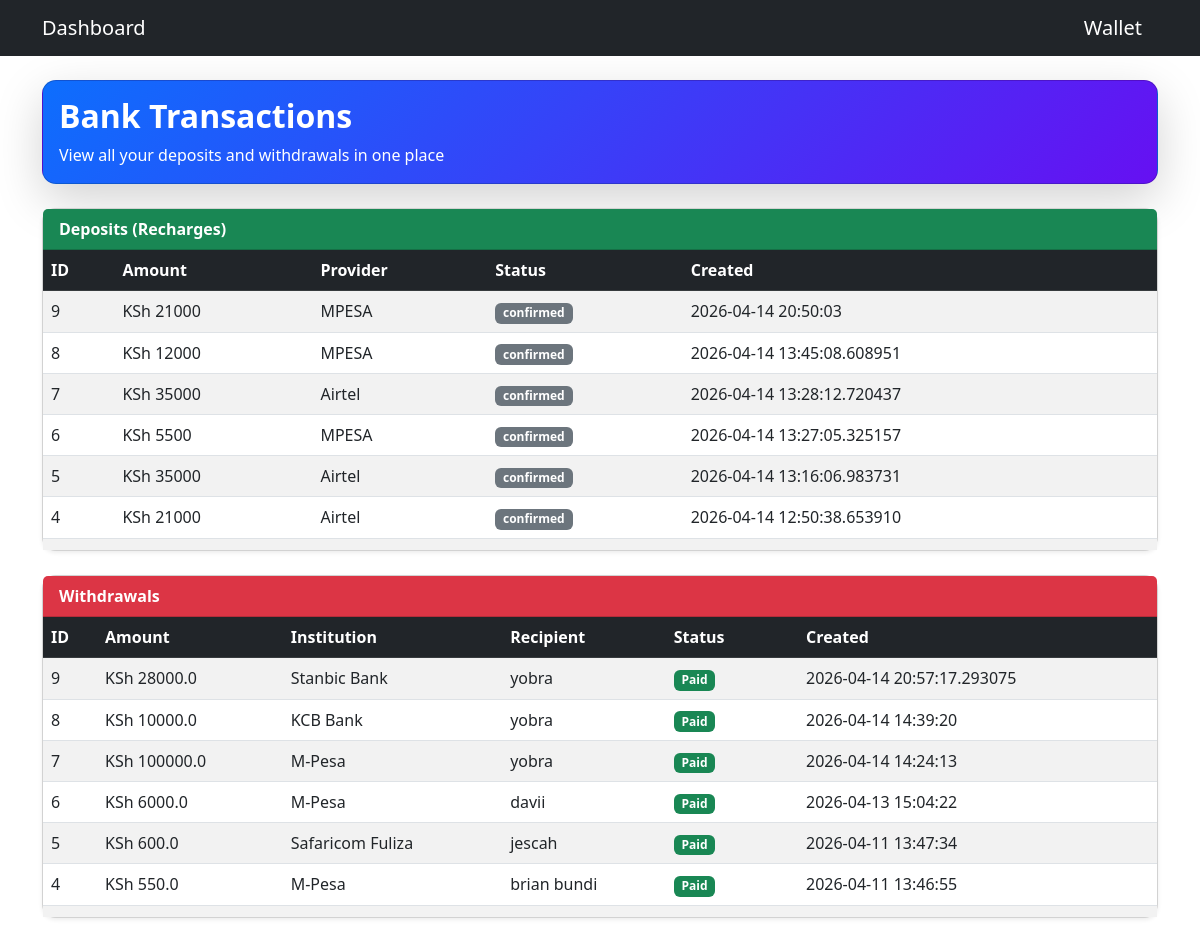
Before: /bank-history (signed in) with the older database file.
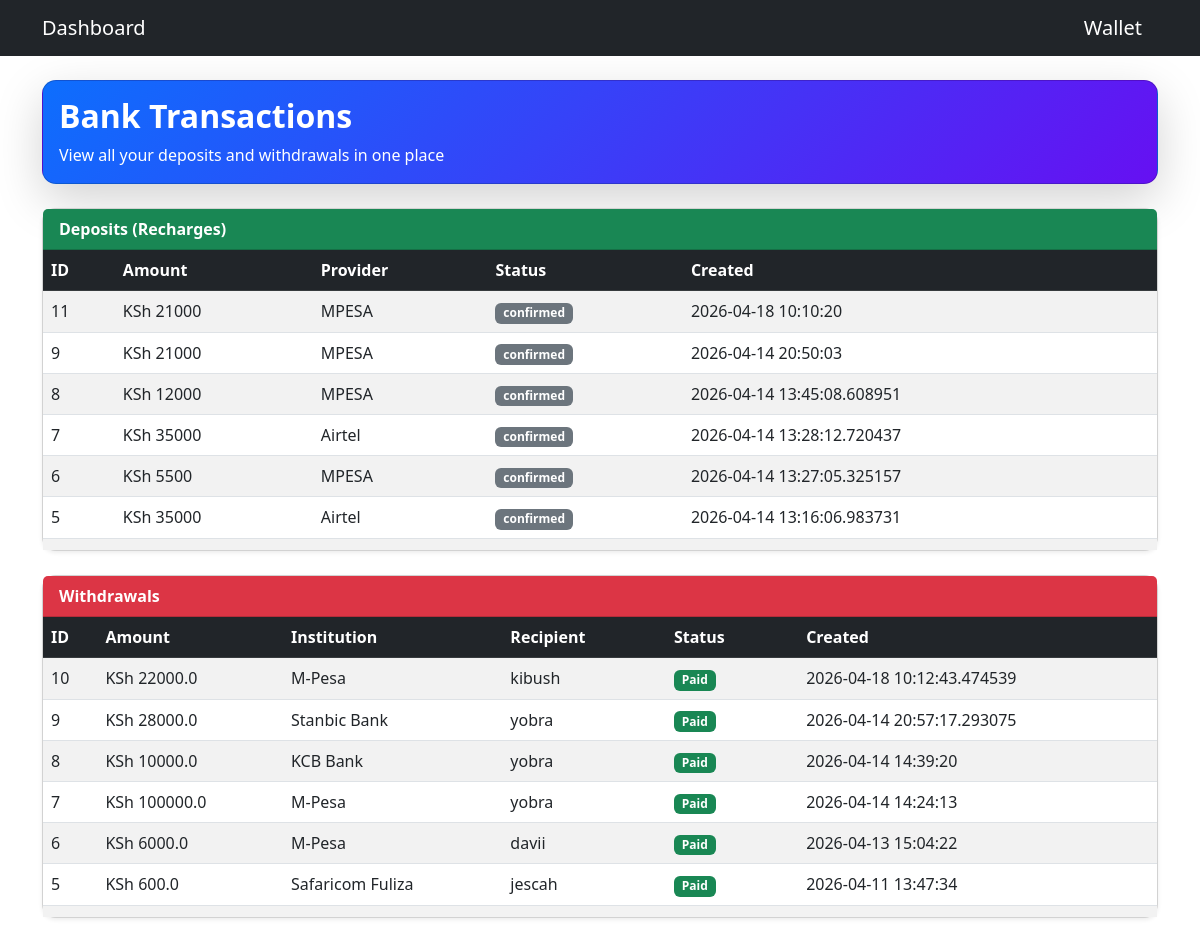
After: the same page with the newer database file.
### models.py (models this page shows)
class Recharge(db.Model):
    __tablename__ = "recharges"
    id = db.Column(db.Integer, primary_key=True, autoincrement=True)
    user_id = db.Column(db.Integer, db.ForeignKey("user.id"), nullable=False)
    amount = db.Column(db.Integer, nullable=False)
    provider = db.Column(db.String(50), nullable=False)
    transaction_id = db.Column(db.String(100), nullable=False)
    screenshot_filename = db.Column(db.String(200))
    status = db.Column(db.String(20), default="pending", nullable=False)
    created_at = db.Column(db.DateTime, default=db.func.now(), nullable=False)
    user = db.relationship("User", back_populates="recharges")

class Withdrawal(db.Model):
    __tablename__ = "withdrawals"
    id = db.Column(db.Integer, primary_key=True)
    user_id = db.Column(db.Integer, db.ForeignKey("user.id"), nullable=False)
    account_number = db.Column(db.String(100), nullable=False)
    recipient_name = db.Column(db.String(100), nullable=False)
    bank_name = db.Column(db.String(100), nullable=False)
    amount = db.Column(db.Float, nullable=False)
    status = db.Column(db.String(50), default="Pending", nullable=False)
    note = db.Column(db.String(255), nullable=True)
    created_at = db.Column(db.DateTime, default=db.func.now(), nullable=False)
    user = db.relationship("User", back_populates="withdrawals")

### app.py (the view)
@app.route("/bank-history")
@login_required
def bank_history():
    recharges = Recharge.query.filter_by(user_id=current_user.id).order_by(Recharge.created_at.desc()).all()
    withdrawals = Withdrawal.query.filter_by(user_id=current_user.id).order_by(Withdrawal.created_at.desc()).all()
    return render_template("bank_history.html", recharges=recharges, withdrawals=withdrawals)

### app.py (called while the page is built)
@login_manager.user_loader
def load_user(user_id):
    return User.query.get(int(user_id))

@app.before_request
def restrict_admin_pages():
    if request.path.startswith("/admin"):
        if not current_user.is_authenticated:
            return redirect(url_for("login"))
        if not getattr(current_user, "is_admin", False):
            return "Unauthorized", 403

### templates/bank_history.html
{% extends "base.html" %}
{% block content %}
<div class="card mb-4 shadow-lg" style="border-radius:14px; background:linear-gradient(135deg,#0d6efd,#6610f2); color:white;">
  <div class="card-body">
    <h2 class="fw-bold">Bank Transactions</h2>
    <p class="mb-0">View all your deposits and withdrawals in one place</p>
  </div>
</div>
<div class="card mb-4 shadow-sm" style="border-radius:14px;">
  <div class="card-header bg-success text-white fw-bold">Deposits (Recharges)</div>
  <div class="card-body p-0">
    <div class="table-responsive" style="max-height:300px;">
      <table class="table table-striped table-hover mb-0">
        <thead class="table-dark">
          <tr>
            <th>ID</th>
            <th>Amount</th>
            <th>Provider</th>
            <th>Status</th>
            <th>Created</th>
          </tr>
        </thead>
        <tbody>
          {% for r in recharges %}
          <tr>
            <td>{{ r.id }}</td>
            <td>KSh {{ r.amount }}</td>
            <td>{{ r.provider }}</td>
            <td>
              {% if r.status == 'paid' %}
                <span class="badge bg-success">Paid</span>
              {% elif r.status == 'pending' %}
                <span class="badge bg-warning text-dark">Pending</span>
              {% elif r.status == 'rejected' %}
                <span class="badge bg-danger">Rejected</span>
              {% else %}
                <span class="badge bg-secondary">{{ r.status }}</span>
              {% endif %}
            </td>
            <td>{{ r.created_at }}</td>
          </tr>
          {% endfor %}
        </tbody>
      </table>
    </div>
  </div>
</div>
<div class="card mb-4 shadow-sm" style="border-radius:14px;">
  <div class="card-header bg-danger text-white fw-bold">Withdrawals</div>
  <div class="card-body p-0">
    <div class="table-responsive" style="max-height:300px;">
      <table class="table table-striped table-hover mb-0">
        <thead class="table-dark">
          <tr>
            <th>ID</th>
            <th>Amount</th>
            <th>Institution</th>
            <th>Recipient</th>
            <th>Status</th>
            <th>Created</th>
          </tr>
        </thead>
        <tbody>
          {% for w in withdrawals %}
          <tr>
            <td>{{ w.id }}</td>
            <td>KSh {{ w.amount }}</td>
            <td>{{ w.bank_name }}</td>
            <td>{{ w.recipient_name }}</td>
            <td>
              {% if w.status == 'Paid' %}
                <span class="badge bg-success">Paid</span>
              {% elif w.status == 'Pending' %}
                <span class="badge bg-warning text-dark">Pending</span>
              {% elif w.status == 'Rejected' %}
                <span class="badge bg-danger">Rejected</span>
              {% else %}
                <span class="badge bg-secondary">{{ w.status }}</span>
              {% endif %}
            </td>
            <td>{{ w.created_at }}</td>
          </tr>
          {% endfor %}
        </tbody>
      </table>
    </div>
  </div>
</div>
{% endblock %}

Changed rows visible on the page:
no longer on this page (row unchanged): Recharge: id "4", amount "21000", provider "Airtel", status "confirmed", created_at "2026-04-14 12:50:38.653910"
no longer on this page (row unchanged): Withdrawal: id "4", amount "550.0", bank_name "M-Pesa", recipient_name "brian bundi", status "Paid", created_at "2026-04-11 13:46:55"
added Recharge: id "11", amount "21000", provider "MPESA", status "confirmed", created_at "2026-04-18 10:10:20"
added Withdrawal: id "10", amount "22000.0", bank_name "M-Pesa", recipient_name "kibush", status "Paid", created_at "2026-04-18 10:12:43.474539"
